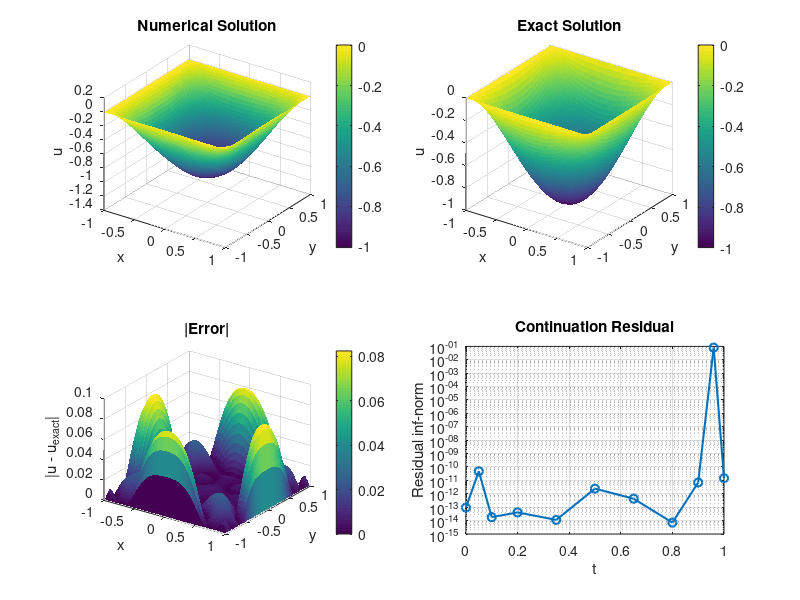

Write the MATLAB code that produced this figure.
function monge_ampere_homotopy_legendre_galerkin_demo()
% Legendre-Galerkin prototype for the homotopy problem
%
%   (1 - t) * ( -eps * Delta^2 u ) + t * det(D^2 u) = f
%
% on Omega = (-1,1)^2.
%
% This version uses the paper's basis and, unlike the previous direct
% assembly prototype, it now builds the discrete operators explicitly from
% the paper's B-matrix chain:
%
%   phi_n(x) = L_n(x) - L_{n+2}(x),
%   B1: forward Legendre transform,
%   B3: map from phi-coefficients to Legendre coefficients,
%   B4: backward Legendre transform,
%   B5: second-derivative coefficient map,
%   B6: first-derivative coefficient map.
%
% The nonlinear term is assembled through
%
%   T1[(T2 U).*(T3 U)] - T1[(T4 U).^2],
%
% mirroring the paper's matrix notation.

    clc;
    close all;

    problem = default_problem();
    result = solve_homotopy_problem(problem);

    fprintf('Final continuation parameter t = %.2f\n', result.t_values(end));
    fprintf('Final residual inf-norm        = %.3e\n', result.residual_history(end));
    fprintf('Relative L2 evaluation error   = %.3e\n', result.rel_l2_error);
    fprintf('Max evaluation error           = %.3e\n', result.max_error);

    plot_solution(result);
end

function problem = default_problem()
% Manufactured smooth solution:
%   u_exact(x,y) = -(1 - x^2)(1 - y^2),
% which lies exactly in span{phi_0(x) phi_0(y)}.

    problem.N = 8;          % number of phi-modes per direction
    problem.Q = 24;         % Legendre-Gauss points per direction
    problem.epsilon = 1e-2;
    problem.t_values = [0, 0.05, 0.10, 0.20, 0.35, 0.50, 0.65, 0.80, 0.90, 0.96, 1.00];
    problem.newton_tol = 1e-10;
    problem.newton_maxit = 20;
    problem.fd_step = 1e-7;
    problem.line_search_min = 2^-12;
    problem.eval_points = 81;

    problem.exact_u = @(X, Y) -(1 - X.^2) .* (1 - Y.^2);
    problem.f = @(X, Y) 4 * (1 - X.^2 - Y.^2 - 3 * X.^2 .* Y.^2);
end

function result = solve_homotopy_problem(problem)
    ops = build_b_matrix_operators(problem.N, problem.Q, problem.eval_points);

    f_vals = problem.f(ops.Xq, ops.Yq);
    F_vec = ops.T1 * f_vals(:);

    U_vec = solve_linear_biharmonic(problem.epsilon, F_vec, ops);

    residual_history = zeros(numel(problem.t_values), 1);
    newton_steps = zeros(numel(problem.t_values), 1);

    for k = 1:numel(problem.t_values)
        t = problem.t_values(k);
        if k == 1
            residual_history(k) = norm(residual(U_vec, t, problem.epsilon, F_vec, ops), inf);
            newton_steps(k) = 0;
            fprintf('t = %5.2f, Newton steps = %2d, residual = %.3e\n', t, 0, residual_history(k));
            continue;
        end

        [U_vec, iter_count, res_norm] = newton_solve( ...
            U_vec, ...
            @(z) residual(z, t, problem.epsilon, F_vec, ops), ...
            problem.newton_tol, ...
            problem.newton_maxit, ...
            problem.fd_step, ...
            problem.line_search_min);

        residual_history(k) = res_norm;
        newton_steps(k) = iter_count;
        fprintf('t = %5.2f, Newton steps = %2d, residual = %.3e\n', t, iter_count, res_norm);
    end

    U_hat = reshape(U_vec, problem.N, problem.N);
    U_eval = ops.Phi_eval * U_hat * ops.Phi_eval.';
    U_exact = problem.exact_u(ops.Xe, ops.Ye);
    err = U_eval - U_exact;

    result.coefficients = U_hat;
    result.t_values = problem.t_values(:);
    result.residual_history = residual_history;
    result.newton_steps = newton_steps;
    result.X_eval = ops.Xe;
    result.Y_eval = ops.Ye;
    result.U_eval = U_eval;
    result.U_exact = U_exact;
    result.error = err;
    result.rel_l2_error = norm(err(:)) / max(norm(U_exact(:)), eps);
    result.max_error = norm(err(:), inf);
end

function ops = build_b_matrix_operators(N, Q, eval_points)
    full_count = N + 2;     % L_0,...,L_{N+1}
    full_deg = full_count - 1;

    [xq, wq] = legendre_gauss(Q);
    Pq = legendre_values(xq, full_deg);
    gamma = 2 ./ (2 * (0:full_deg)' + 1);

    % B1: forward discrete Legendre transform
    B1 = diag(1 ./ gamma) * (Pq.' * diag(wq));

    % B2: diagonal gamma matrix from Legendre orthogonality
    B2 = diag(gamma);

    % B3: phi-coefficients -> full Legendre coefficients
    B3 = zeros(full_count, N);
    for j = 0:N-1
        B3(j + 1, j + 1) = 1;
        B3(j + 3, j + 1) = -1;
    end

    % B4: backward Legendre transform
    B4 = Pq;

    % B5: second-derivative coefficient map in Legendre space
    B5 = zeros(full_count, full_count);
    for j = 0:full_deg
        for k = 0:full_deg
            if mod(k + j, 2) == 0 && k <= j - 2
                B5(k + 1, j + 1) = (k + 0.5) * (j * (j + 1) - k * (k + 1));
            end
        end
    end

    % B6: first-derivative coefficient map in Legendre space
    B6 = zeros(full_count, full_count);
    for j = 0:full_deg
        for k = 0:full_deg
            if mod(k + j, 2) == 1 && k <= j - 1
                B6(k + 1, j + 1) = 2 * k + 1;
            end
        end
    end

    % 1D phi evaluation and nodal-to-phi projection.
    Phi_q = B4 * B3;
    Pphi = B3.' * B2 * B1;

    % Linear biharmonic operator T = A⊗B + 2C⊗C + B⊗A
    [A, B, C] = build_abc_matrices(N);
    T = kron(A, B) + 2 * kron(C, C) + kron(B, A);

    % Nonlinear transform chain from phi-coefficients to nodal derivatives.
    coeff_to_legendre = kron(B3, B3);
    nodal_from_legendre = kron(B4, B4);

    T1 = kron(Pphi, Pphi);
    T2 = nodal_from_legendre * kron(eye(full_count), B5) * coeff_to_legendre;
    T3 = nodal_from_legendre * kron(B5, eye(full_count)) * coeff_to_legendre;
    T4 = nodal_from_legendre * kron(B6, B6) * coeff_to_legendre;

    % Evaluation grid for plots.
    xe = linspace(-1, 1, eval_points).';
    ye = xe;
    Pe = legendre_values(xe, full_deg);
    Phi_eval = Pe * B3;
    [Xe, Ye] = meshgrid(xe, ye);
    [Xq, Yq] = meshgrid(xq, xq);

    ops.N = N;
    ops.Q = Q;
    ops.full_count = full_count;
    ops.B1 = B1;
    ops.B2 = B2;
    ops.B3 = B3;
    ops.B4 = B4;
    ops.B5 = B5;
    ops.B6 = B6;
    ops.A = A;
    ops.B = B;
    ops.C = C;
    ops.T = T;
    ops.T1 = T1;
    ops.T2 = T2;
    ops.T3 = T3;
    ops.T4 = T4;
    ops.Phi_q = Phi_q;
    ops.Phi_eval = Phi_eval;
    ops.xq = xq;
    ops.wq = wq;
    ops.Xq = Xq;
    ops.Yq = Yq;
    ops.Xe = Xe;
    ops.Ye = Ye;
end

function [A, B, C] = build_abc_matrices(N)
    A = zeros(N, N);
    B = zeros(N, N);
    C = zeros(N, N);

    for j = 0:N-1
        C(j + 1, j + 1) = 4 * j + 6;

        B(j + 1, j + 1) = 2 / (2 * j + 1) + 2 / (2 * j + 5);
        if j + 2 <= N - 1
            B(j + 3, j + 1) = -2 / (2 * j + 5);
            B(j + 1, j + 3) = B(j + 3, j + 1);
        end

        for k = 0:N-1
            if mod(k + j, 2) == 0
                A(k + 1, j + 1) = 2 * (2 * k + 3) * (2 * j + 3) * (k + 1) * (k + 2);
            end
        end
    end
end

function U_vec = solve_linear_biharmonic(eps_reg, F_vec, ops)
    U_vec = -(1 / eps_reg) * (ops.T \ F_vec);
end

function r = residual(U_vec, t, eps_reg, F_vec, ops)
    u_xx_vals = ops.T2 * U_vec;
    u_yy_vals = ops.T3 * U_vec;
    u_xy_vals = ops.T4 * U_vec;

    nonlin_vec = ops.T1 * (u_xx_vals .* u_yy_vals - u_xy_vals .^ 2);
    r = -(1 - t) * eps_reg * (ops.T * U_vec) + t * nonlin_vec - F_vec;
end

function [z, iter_count, res_norm] = newton_solve(z0, F, tol, maxit, fd_step, line_search_min)
    z = z0;
    r = F(z);
    res_norm = norm(r, inf);

    for iter_count = 1:maxit
        if res_norm < tol
            return;
        end

        J = finite_difference_jacobian(F, z, r, fd_step);
        delta = -(J + 1e-12 * eye(size(J))) \ r;

        alpha = 1.0;
        accepted = false;
        while alpha >= line_search_min
            z_trial = z + alpha * delta;
            r_trial = F(z_trial);
            if norm(r_trial, inf) < (1 - 1e-4 * alpha) * res_norm
                z = z_trial;
                r = r_trial;
                res_norm = norm(r, inf);
                accepted = true;
                break;
            end
            alpha = alpha / 2;
        end

        if ~accepted
            z = z + delta;
            r = F(z);
            res_norm = norm(r, inf);
        end
    end
end

function J = finite_difference_jacobian(F, z, Fz, h)
    n = numel(z);
    J = zeros(n, n);

    for j = 1:n
        dz = zeros(n, 1);
        step = h * max(1, abs(z(j)));
        dz(j) = step;
        J(:, j) = (F(z + dz) - Fz) / step;
    end
end

function [x, w] = legendre_gauss(n)
% Golub-Welsch Gauss-Legendre nodes and weights on [-1,1].

    beta = 0.5 ./ sqrt(1 - (2 * (1:n-1)) .^ (-2));
    T = diag(beta, 1) + diag(beta, -1);
    [V, D] = eig(T);
    x = diag(D);
    [x, idx] = sort(x);
    V = V(:, idx);
    w = 2 * (V(1, :) .^ 2).';
end

function P = legendre_values(x, max_degree)
    m = numel(x);
    P = zeros(m, max_degree + 1);

    P(:, 1) = 1;
    if max_degree == 0
        return;
    end

    P(:, 2) = x;
    for n = 1:max_degree-1
        P(:, n + 2) = ((2 * n + 1) * x .* P(:, n + 1) - n * P(:, n)) / (n + 1);
    end
end

function plot_solution(result)
    figure('Color', 'w', 'Name', 'Legendre-Galerkin B-Matrix Solver');

    subplot(2, 2, 1);
    surf(result.X_eval, result.Y_eval, result.U_eval, 'EdgeColor', 'none');
    title('Numerical Solution');
    xlabel('x');
    ylabel('y');
    zlabel('u');
    view(35, 30);
    colorbar;

    subplot(2, 2, 2);
    surf(result.X_eval, result.Y_eval, result.U_exact, 'EdgeColor', 'none');
    title('Exact Solution');
    xlabel('x');
    ylabel('y');
    zlabel('u');
    view(35, 30);
    colorbar;

    subplot(2, 2, 3);
    surf(result.X_eval, result.Y_eval, abs(result.error), 'EdgeColor', 'none');
    title('|Error|');
    xlabel('x');
    ylabel('y');
    zlabel('|u - u_{exact}|');
    view(35, 30);
    colorbar;

    subplot(2, 2, 4);
    semilogy(result.t_values, max(result.residual_history, eps), '-o', 'LineWidth', 1.5);
    title('Continuation Residual');
    xlabel('t');
    ylabel('Residual inf-norm');
    grid on;
end
